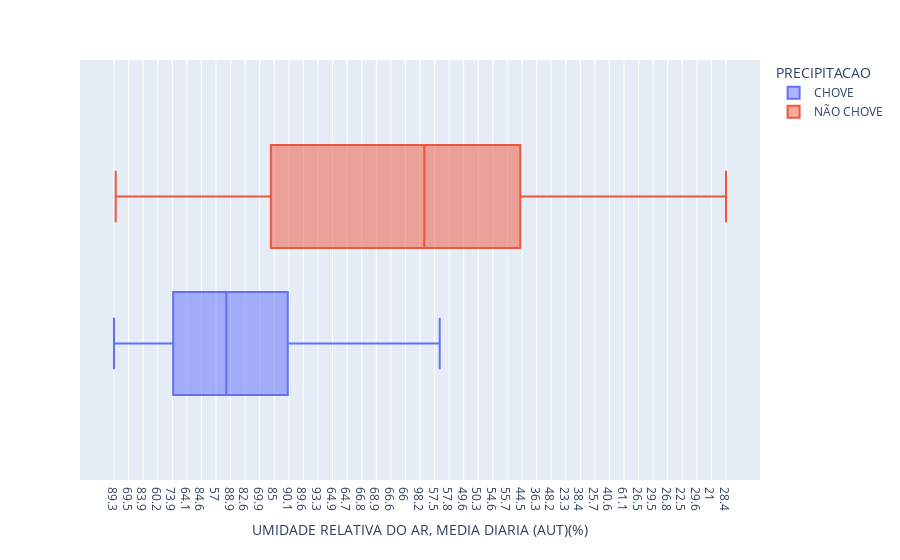

Notebook cell for this chart:
### Code cell
# visualizando a distribuição da coluna de UMIDADE RELATIVA DO AR, MEDIA DIARIA (AUT)(%) com base na precipitação
px.box(df, x ='UMIDADE RELATIVA DO AR, MEDIA DIARIA (AUT)(%)', color = 'PRECIPITACAO' )

### Figure 1 — Plotly figure (JSON) as saved in the notebook; plotly's stock layout.template omitted (floating-point values rounded to 4 significant figures; data arrays with more than 128 entries replaced by an {"elided": "..."} marker saying what was removed)
{"data": [{"alignmentgroup": "True", "hovertemplate": "PRECIPITACAO=CHOVE<br>UMIDADE RELATIVA DO AR, MEDIA DIARIA (AUT)(%)=%{x}<extra></extra>", "legendgroup": "CHOVE", "marker": {"color": "#636efa"}, "name": "CHOVE", "notched": false, "offsetgroup": "CHOVE", "orientation": "h", "showlegend": true, "type": "box", "x": {"elided": "2375 str values"}, "x0": " ", "xaxis": "x", "y0": " ", "yaxis": "y"}, {"alignmentgroup": "True", "hovertemplate": "PRECIPITACAO=NÃO CHOVE<br>UMIDADE RELATIVA DO AR, MEDIA DIARIA (AUT)(%)=%{x}<extra></extra>", "legendgroup": "NÃO CHOVE", "marker": {"color": "#EF553B"}, "name": "NÃO CHOVE", "notched": false, "offsetgroup": "NÃO CHOVE", "orientation": "h", "showlegend": true, "type": "box", "x": {"elided": "4167 str values"}, "x0": " ", "xaxis": "x", "y0": " ", "yaxis": "y"}], "layout": {"boxmode": "group", "legend": {"title": {"text": "PRECIPITACAO"}, "tracegroupgap": 0}, "margin": {"t": 60}, "xaxis": {"anchor": "y", "domain": [0, 1], "title": {"text": "UMIDADE RELATIVA DO AR, MEDIA DIARIA (AUT)(%)"}}, "yaxis": {"anchor": "x", "domain": [0, 1]}}}
